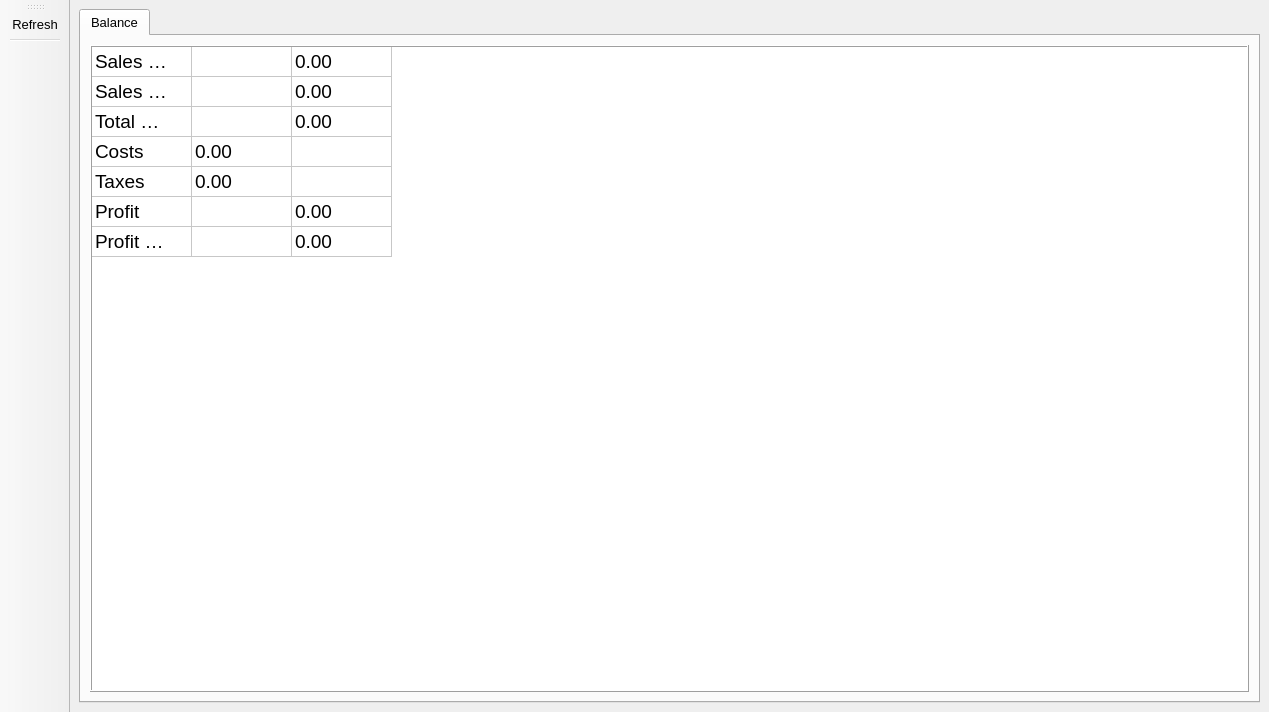
<?xml version="1.0" encoding="UTF-8"?>
<ui version="4.0">
 <class>MainWindow</class>
 <widget class="QMainWindow" name="MainWindow">
  <property name="geometry">
   <rect>
    <x>0</x>
    <y>0</y>
    <width>1269</width>
    <height>712</height>
   </rect>
  </property>
  <property name="font">
   <font>
    <pointsize>10</pointsize>
   </font>
  </property>
  <property name="windowTitle">
   <string>Libra v1.0.0</string>
  </property>
  <property name="windowIcon">
   <iconset resource="res.qrc">
    <normaloff>:/icons/resources/dbIcon.ico</normaloff>:/icons/resources/dbIcon.ico</iconset>
  </property>
  <property name="locale">
   <locale language="Spanish" country="Panama"/>
  </property>
  <property name="iconSize">
   <size>
    <width>60</width>
    <height>60</height>
   </size>
  </property>
  <property name="toolButtonStyle">
   <enum>Qt::ToolButtonIconOnly</enum>
  </property>
  <property name="documentMode">
   <bool>false</bool>
  </property>
  <property name="tabShape">
   <enum>QTabWidget::Rounded</enum>
  </property>
  <property name="unifiedTitleAndToolBarOnMac">
   <bool>false</bool>
  </property>
  <widget class="QWidget" name="centralwidget">
   <layout class="QGridLayout" name="gridLayout">
    <item row="0" column="1">
     <widget class="QTabWidget" name="tabWidget">
      <property name="font">
       <font>
        <pointsize>10</pointsize>
       </font>
      </property>
      <property name="locale">
       <locale language="English" country="UnitedStates"/>
      </property>
      <property name="tabPosition">
       <enum>QTabWidget::North</enum>
      </property>
      <property name="tabShape">
       <enum>QTabWidget::Rounded</enum>
      </property>
      <property name="currentIndex">
       <number>0</number>
      </property>
      <property name="iconSize">
       <size>
        <width>25</width>
        <height>25</height>
       </size>
      </property>
      <property name="elideMode">
       <enum>Qt::ElideNone</enum>
      </property>
      <widget class="QWidget" name="tab_balance">
       <attribute name="icon">
        <iconset resource="res.qrc">
         <normaloff>:/icons/resources/calculator.png</normaloff>:/icons/resources/calculator.png</iconset>
       </attribute>
       <attribute name="title">
        <string>Balance</string>
       </attribute>
       <layout class="QVBoxLayout" name="verticalLayout_3">
        <item>
         <layout class="QVBoxLayout" name="verticalLayout_2" stretch="0">
          <property name="sizeConstraint">
           <enum>QLayout::SetDefaultConstraint</enum>
          </property>
          <property name="leftMargin">
           <number>0</number>
          </property>
          <property name="topMargin">
           <number>0</number>
          </property>
          <item>
           <layout class="QHBoxLayout" name="horizontalLayout_5">
            <item>
             <layout class="QHBoxLayout" name="horizontalLayout_7">
              <item>
               <layout class="QVBoxLayout" name="verticalLayout_7">
                <property name="leftMargin">
                 <number>0</number>
                </property>
               </layout>
              </item>
              <item>
               <widget class="QTableWidget" name="tblBalance">
                <property name="sizePolicy">
                 <sizepolicy hsizetype="Expanding" vsizetype="Ignored">
                  <horstretch>0</horstretch>
                  <verstretch>0</verstretch>
                 </sizepolicy>
                </property>
                <property name="minimumSize">
                 <size>
                  <width>350</width>
                  <height>0</height>
                 </size>
                </property>
                <property name="font">
                 <font>
                  <pointsize>14</pointsize>
                 </font>
                </property>
                <property name="frameShape">
                 <enum>QFrame::Box</enum>
                </property>
                <property name="frameShadow">
                 <enum>QFrame::Raised</enum>
                </property>
                <property name="editTriggers">
                 <set>QAbstractItemView::NoEditTriggers</set>
                </property>
                <property name="tabKeyNavigation">
                 <bool>false</bool>
                </property>
                <property name="showDropIndicator" stdset="0">
                 <bool>false</bool>
                </property>
                <property name="dragDropOverwriteMode">
                 <bool>false</bool>
                </property>
                <property name="alternatingRowColors">
                 <bool>false</bool>
                </property>
                <property name="selectionMode">
                 <enum>QAbstractItemView::NoSelection</enum>
                </property>
                <property name="textElideMode">
                 <enum>Qt::ElideLeft</enum>
                </property>
                <property name="showGrid">
                 <bool>true</bool>
                </property>
                <property name="gridStyle">
                 <enum>Qt::SolidLine</enum>
                </property>
                <property name="wordWrap">
                 <bool>true</bool>
                </property>
                <property name="cornerButtonEnabled">
                 <bool>false</bool>
                </property>
                <property name="rowCount">
                 <number>7</number>
                </property>
                <property name="columnCount">
                 <number>3</number>
                </property>
                <attribute name="horizontalHeaderVisible">
                 <bool>false</bool>
                </attribute>
                <attribute name="verticalHeaderVisible">
                 <bool>false</bool>
                </attribute>
                <row/>
                <row/>
                <row/>
                <row/>
                <row/>
                <row/>
                <row/>
                <column/>
                <column/>
                <column/>
                <item row="0" column="0">
                 <property name="text">
                  <string>Sales (paid)</string>
                 </property>
                </item>
                <item row="0" column="2">
                 <property name="text">
                  <string>0.00</string>
                 </property>
                </item>
                <item row="1" column="0">
                 <property name="text">
                  <string>Sales (credit)</string>
                 </property>
                </item>
                <item row="1" column="1">
                 <property name="text">
                  <string/>
                 </property>
                </item>
                <item row="1" column="2">
                 <property name="text">
                  <string>0.00</string>
                 </property>
                </item>
                <item row="2" column="0">
                 <property name="text">
                  <string>Total revenue</string>
                 </property>
                </item>
                <item row="2" column="1">
                 <property name="text">
                  <string/>
                 </property>
                </item>
                <item row="2" column="2">
                 <property name="text">
                  <string>0.00</string>
                 </property>
                </item>
                <item row="3" column="0">
                 <property name="text">
                  <string>Costs</string>
                 </property>
                </item>
                <item row="3" column="1">
                 <property name="text">
                  <string>0.00</string>
                 </property>
                </item>
                <item row="3" column="2">
                 <property name="text">
                  <string/>
                 </property>
                </item>
                <item row="4" column="0">
                 <property name="text">
                  <string>Taxes</string>
                 </property>
                </item>
                <item row="4" column="1">
                 <property name="text">
                  <string>0.00</string>
                 </property>
                </item>
                <item row="4" column="2">
                 <property name="text">
                  <string/>
                 </property>
                </item>
                <item row="5" column="0">
                 <property name="text">
                  <string>Profit</string>
                 </property>
                </item>
                <item row="5" column="1">
                 <property name="text">
                  <string/>
                 </property>
                </item>
                <item row="5" column="2">
                 <property name="text">
                  <string>0.00</string>
                 </property>
                </item>
                <item row="6" column="0">
                 <property name="text">
                  <string>Profit (margin)</string>
                 </property>
                </item>
                <item row="6" column="2">
                 <property name="text">
                  <string>0.00</string>
                 </property>
                </item>
               </widget>
              </item>
             </layout>
            </item>
           </layout>
          </item>
         </layout>
        </item>
       </layout>
      </widget>
     </widget>
    </item>
   </layout>
  </widget>
  <widget class="QToolBar" name="toolBar">
   <property name="windowTitle">
    <string>toolBar</string>
   </property>
   <property name="layoutDirection">
    <enum>Qt::LeftToRight</enum>
   </property>
   <property name="locale">
    <locale language="English" country="UnitedStates"/>
   </property>
   <property name="movable">
    <bool>true</bool>
   </property>
   <property name="iconSize">
    <size>
     <width>30</width>
     <height>30</height>
    </size>
   </property>
   <property name="toolButtonStyle">
    <enum>Qt::ToolButtonTextUnderIcon</enum>
   </property>
   <property name="floatable">
    <bool>false</bool>
   </property>
   <attribute name="toolBarArea">
    <enum>LeftToolBarArea</enum>
   </attribute>
   <attribute name="toolBarBreak">
    <bool>false</bool>
   </attribute>
   <addaction name="actionRefresh"/>
   <addaction name="separator"/>
  </widget>
  <action name="actionRefresh">
   <property name="icon">
    <iconset resource="res.qrc">
     <normaloff>:/icons/resources/Oxygen-Icons.org-Oxygen-Actions-view-refresh.ico</normaloff>:/icons/resources/Oxygen-Icons.org-Oxygen-Actions-view-refresh.ico</iconset>
   </property>
   <property name="text">
    <string>Refresh</string>
   </property>
  </action>
 </widget>
 <resources>
  <include location="res.qrc"/>
 </resources>
 <connections/>
</ui>
